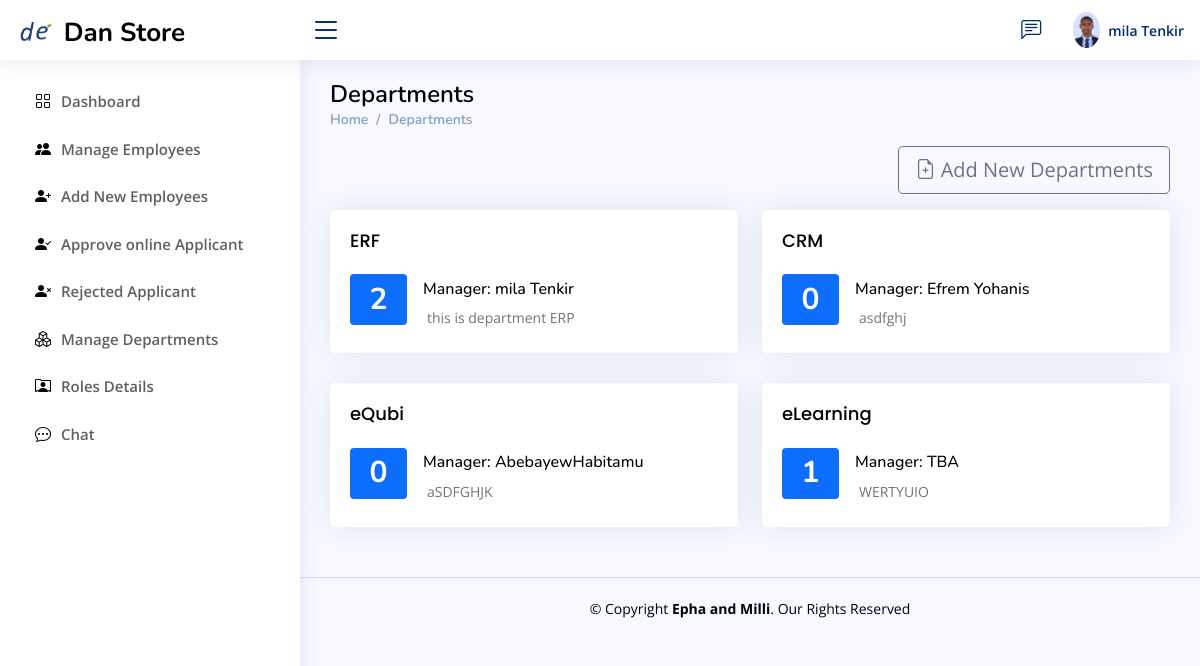
The page /Human_Resource/hr_department (signed in) on the database as committed earlier.
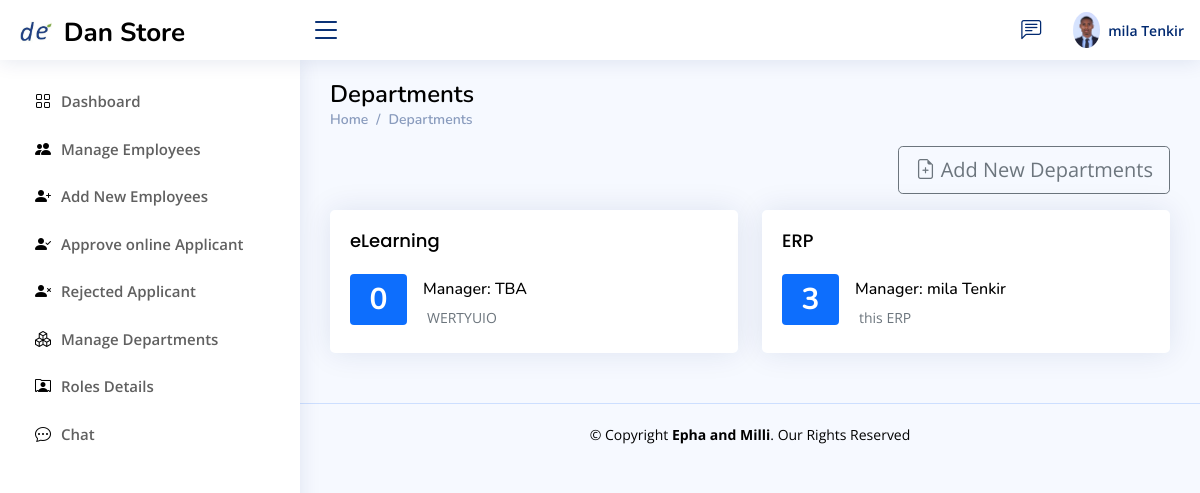
The same page on the database as committed later.
### Store_manager/models.py (models this page shows, shortened)
class department(models.Model):
    departmentName = models.CharField(max_length=100, null=False)
    departmentDescription = models.TextField(max_length=500, null=False)
    departmentHead = models.CharField(max_length=40, null=True,default="TBA")

### human_resource/views.py (the view)
# urls.py: path('hr_department', views.hr_department, name='hr-department'),
def hr_department(request):
    users = User.objects.get(id=request.user.id)
    re_employ=employ.objects.get(user=users)
    admin = re_employ
    all_depts = department.objects.all()
    dep_emp={}
    all_dep_name=[]
    num=[]
    for dep in all_depts:
            all_dep_name.append(dep.departmentName)
    for dep in all_dep_name:
        dep_emp[dep]=employ.objects.filter(inDepartment=dep).count()
    for i,j in dep_emp.items():
        num.append(j)
    data=zip(all_depts, num)
    print(dep_emp)
    context={
        'all_dept': all_depts,
        'data':data,
        'admin':admin,
    }
    return render(request,'human_resource/Departments/index.html',context)

### Templates/human_resource/Departments/index.html (shortened to what this page needs)
{% extends 'human_resource/HR_base.html' %}
{% block hr %}
<main id="main" class="main">
  <div class="pagetitle">
    <h1 style="color: black">Departments</h1>
    <nav>
      <ol class="breadcrumb">
        <li class="breadcrumb-item">
          <a href="{% url 'admin-dashboard' %}">Home</a>
        </li>
        <li class="breadcrumb-item">Departments</li>
      </ol>
    </nav>
  </div>
  <section class="section">
    <div class="row pb-3">
      <div class="col-lg-12 text-end ">
       <a href="{% url 'hr_add-new-department' %}" class="btn btn-outline-secondary btn-lg"><i class="bi bi-file-earmark-plus"></i>
           Add New Departments</a>
      </div>
    </div>
    <div class="row">
      {% for depts,num in data %}
      <div class="col-xxl-3 col-md-6 col-sm-6">
        <a href="{% url 'hr-department-detail' depts.id %}">
          <div class="card info-card sales-card">
            <div class="card-body">
              <h5 style="color: black" class="card-title">
                {{depts.departmentName}}
              </h5>
              <div class="d-flex align-items-center">
                <div>
               <h1><span class="badge bg-primary">{{num}}</span><h1></h1>
                </div>
                <div class="ps-3">
                  <h6 style="color: black">Manager: {{ depts.departmentHead }}</h6>
                  <span class="text-muted small pt-2 ps-1"
                    >{{depts.departmentDescription}}</span
                  >
                </div>
              </div>
            </div>
          </div>
        </a>
      </div>
      {% endfor %}
    </div>
  </section>
</main>
{% endblock %}

Rows that differ between the two databases and show on the page:
removed department: departmentName "ERF", num "2", departmentHead "mila Tenkir", departmentDescription "this is department ERP"
removed department: departmentName "CRM", num "0", departmentHead "Efrem Yohanis", departmentDescription "asdfghj"
removed department: departmentName "eQubi", num "0", departmentHead "AbebayewHabitamu", departmentDescription "aSDFGHJK"
computed for department "eLearning": num "1" → "0"
added department: departmentName "ERP", num "3", departmentHead "mila Tenkir", departmentDescription "this ERP"
